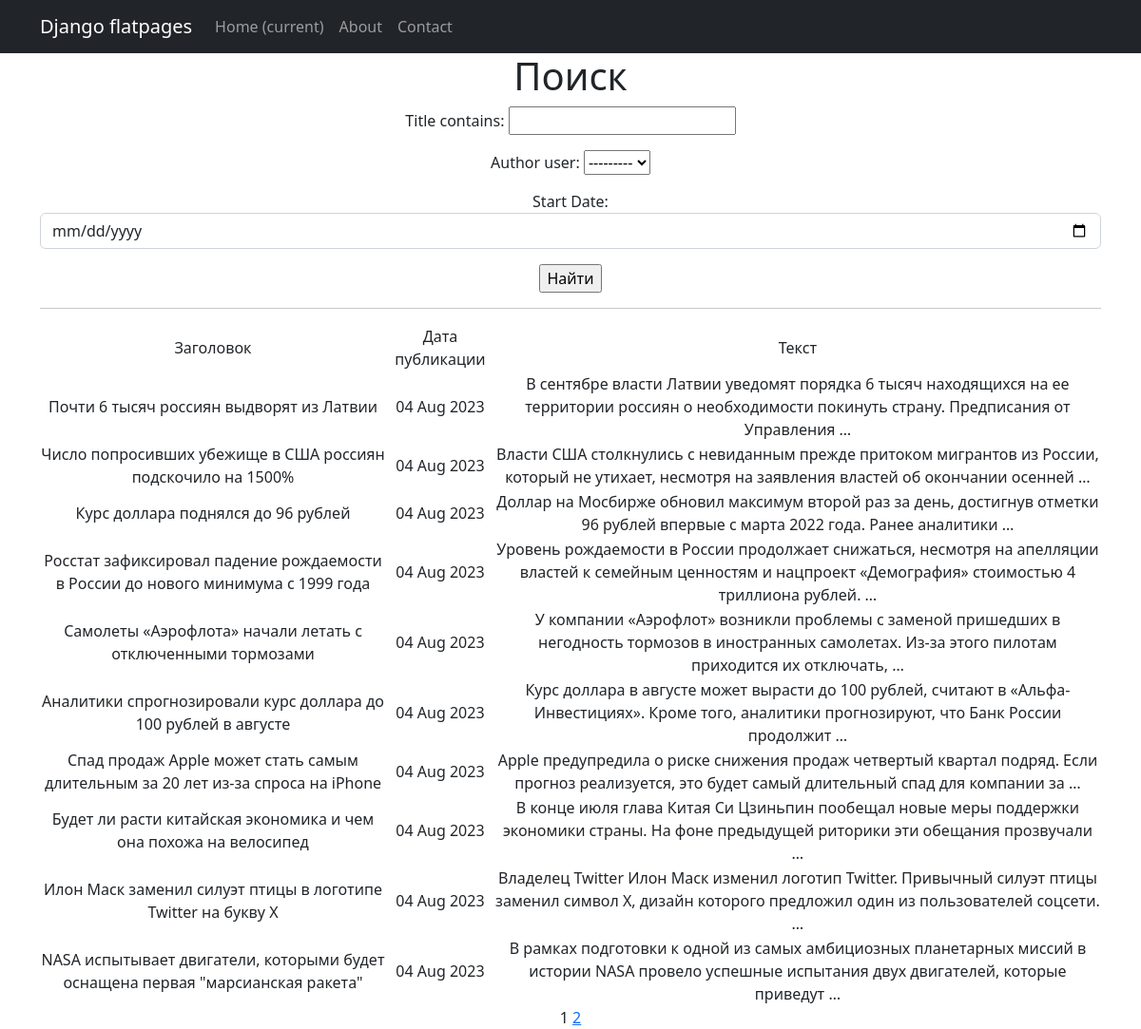
The app's page /news/search/ with its own data.
### news/models.py (models this page shows, shortened)
class Post(models.Model):
    news = 'N'
    article = 'A'
    POSITIONS = [
        (news, 'Новость'),
        (article, 'Статья')
    ]
    author = models.ForeignKey(Author, on_delete=models.CASCADE)
    select = models.CharField(max_length=1, choices=POSITIONS, default=news)
    datetime = models.DateTimeField(auto_now_add=True)
    title = models.CharField(max_length=255)
    text = models.TextField()
    rating = models.IntegerField(default=0)

### news/views.py (the view)
# urls.py: path('search/', PostSearch.as_view(), name='search'),
class PostSearch(ListView):
    model = Post
    ordering = '-datetime'
    template_name = 'search.html'
    context_object_name = 'posts'
    paginate_by = 10
    def get_queryset(self):
        queryset = super().get_queryset()
        self.filterset = PostFilter(self.request.GET, queryset)
        return self.filterset.qs
    def get_context_data(self, **kwargs):
        context = super().get_context_data(**kwargs)
        context['filterset'] = self.filterset
        return context

### news/templatetags/custom_filters.py (called while the page is built)
@register.filter()
def censor(value):
    def check_word(word):
        for j in range(0, len(word_list)):
            if word.lower() == word_list[j]:
                new_word = word[0]
                for k in range(1, len(word)):
                    new_word += '*'
                word = new_word
        return word
    if type(value) != str:
        return 'Ошибка: "value" не строка!'
    s = ''
    i = 0
    new_word = ''
    while i < len(value):
        c = value[i]
        if (c != ' ') and (c != '.') and (c != ',') and (c != '!') and (c != '?') and (c != ' '):
            new_word += c
        else:
            if new_word != '':
                s = s + check_word(new_word) + c
                new_word = ''
            else:
                s += c
        i += 1
    if new_word != '':
        s = s + check_word(new_word)
    return s

### news/templatetags/custom_tags.py (called while the page is built)
@register.simple_tag(takes_context=True)
def url_replace(context, **kwargs):
   d = context['request'].GET.copy()
   for k, v in kwargs.items():
       d[k] = v
   return d.urlencode()

### templates/search.html (shortened to what this page needs)
{% extends 'flatpages/default.html' %}
{% load custom_filters %}
{% load custom_tags %}
{% block content %}
   <h1>Поиск</h1>
   <form action="" method="get">
       {{ filterset.form.as_p }}
       <input type="submit" value="Найти" />
   </form>
   <hr>
   {% if posts %}
       <table>
           <tr>
               <td>Заголовок</td>
               <td>Дата публикации</td>
               <td>Текст</td>
           </tr>
           {% for post in posts %}
           <tr>
               <td>{{ post.title|censor }}</td>
               <td>{{ post.datetime|date:'d M Y' }}</td>
               <td>{{ post.text|censor|truncatewords:20 }}</td>
           </tr>
           {% endfor %}
       </table>
   {% else %}
       <h2>Новостей нет!</h2>
   {% endif %}
   {{ page_obj.number }}
   {% if page_obj.has_next %}
       <a href="?{% url_replace page=page_obj.next_page_number %}">{{ page_obj.next_page_number }}</a>
   {% endif %}
{% endblock content %}

### records on screen
Post: title|censor "Почти 6 тысяч россиян выдворят из Латвии", datetime "04 Aug 2023", text|censor "В сентябре власти Латвии уведомят порядка 6 тысяч находящихся на ее территории россиян о необходимости покинуть страну. Предписания от Управления …"
Post: title|censor "Число попросивших убежище в США россиян подскочило на 1500%", datetime "04 Aug 2023", text|censor "Власти США столкнулись с невиданным прежде притоком мигрантов из России, который не утихает, несмотря на заявления властей об окончании осенней …"
Post: title|censor "Курс доллара поднялся до 96 рублей", datetime "04 Aug 2023", text|censor "Доллар на Мосбирже обновил максимум второй раз за день, достигнув отметки 96 рублей впервые с марта 2022 года. Ранее аналитики …"
Post: title|censor "Росстат зафиксировал падение рождаемости в России до нового минимума с 1999 года", datetime "04 Aug 2023", text|censor "Уровень рождаемости в России продолжает снижаться, несмотря на апелляции властей к семейным ценностям и нацпроект «Демография» стоимостью 4 триллиона рублей. …"
Post: title|censor "Самолеты «Аэрофлота» начали летать с отключенными тормозами", datetime "04 Aug 2023", text|censor "У компании «Аэрофлот» возникли проблемы с заменой пришедших в негодность тормозов в иностранных самолетах. Из-за этого пилотам приходится их отключать, …"
Post: title|censor "Аналитики спрогнозировали курс доллара до 100 рублей в августе", datetime "04 Aug 2023", text|censor "Курс доллара в августе может вырасти до 100 рублей, считают в «Альфа-Инвестициях». Кроме того, аналитики прогнозируют, что Банк России продолжит …"
Post: title|censor "Спад продаж Apple может стать самым длительным за 20 лет из-за спроса на iPhone", datetime "04 Aug 2023", text|censor "Apple предупредила о риске снижения продаж четвертый квартал подряд. Если прогноз реализуется, это будет самый длительный спад для компании за …"
Post: title|censor "Будет ли расти китайская экономика и чем она похожа на велосипед", datetime "04 Aug 2023", text|censor "В конце июля глава Китая Си Цзиньпин пообещал новые меры поддержки экономики страны. На фоне предыдущей риторики эти обещания прозвучали …"
Post: title|censor "Илон Маск заменил силуэт птицы в логотипе Twitter на букву X", datetime "04 Aug 2023", text|censor "Владелец Twitter Илон Маск изменил логотип Twitter. Привычный силуэт птицы заменил символ X, дизайн которого предложил один из пользователей соцсети. …"
Post: title|censor "NASA испытывает двигатели, которыми будет оснащена первая \"марсианская ракета\"", datetime "04 Aug 2023", text|censor "В рамках подготовки к одной из самых амбициозных планетарных миссий в истории NASA провело успешные испытания двух двигателей, которые приведут …"

### other values on screen
{{ page_obj.number }} "1"
{{ page_obj.next_page_number }} "2"
